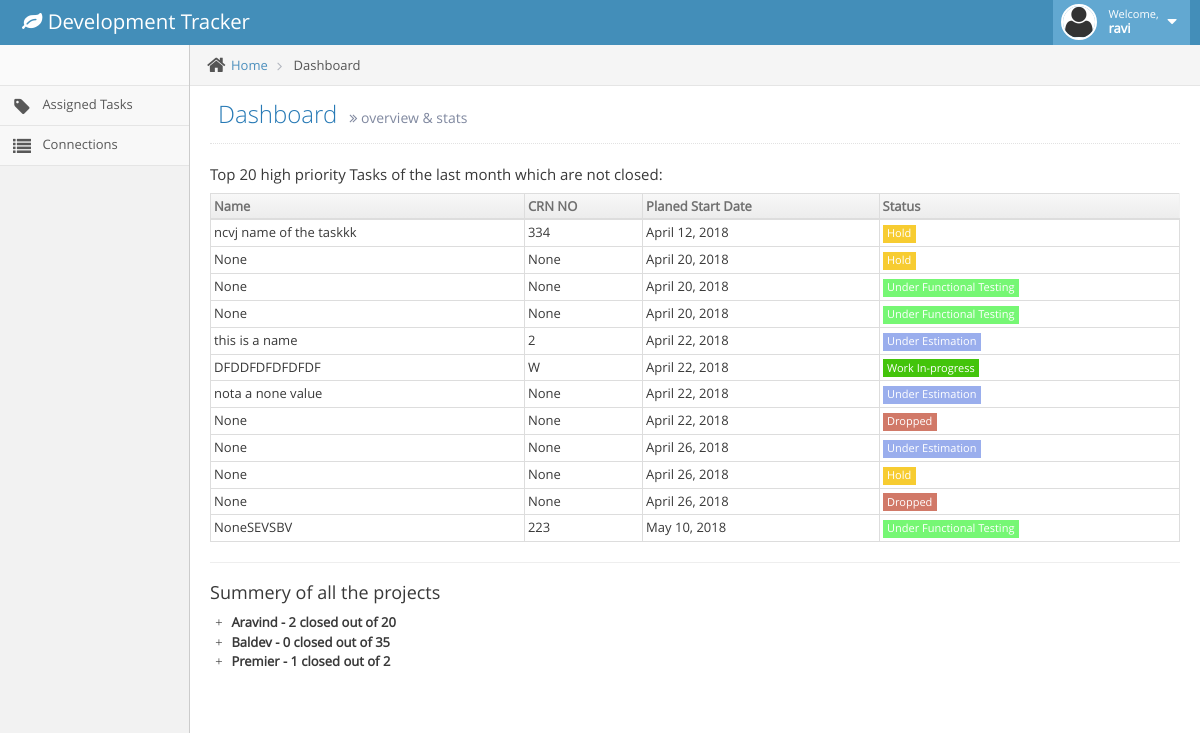
The app's page / (signed in) with its own data.
### task/models.py (models this page shows, shortened)
class task(models.Model):
    code = models.CharField(max_length=100, primary_key=True)
    name = models.CharField(max_length=500, null=True, blank=True)
    product = models.ForeignKey('product', on_delete=models.SET_NULL, null=True)
    project = models.ForeignKey('project', on_delete=models.SET_NULL, null=True)
    version = models.CharField(max_length=5, null=True, blank=True)
    taskType = models.CharField(max_length=5, choices=TASKTYPE_CHOICES, default='DEV', null=True, blank=True)
    comment = models.TextField(null=True, blank=True)
    crnNumber = models.CharField(max_length=100, null=True, blank=True)
    reportedBy = models.ForeignKey(User, on_delete=models.SET_NULL, null=True)
    reportedOn = models.DateField(null=True, blank=True)
    plannedStartDate = models.DateField(null=True, blank=True)
    plannedEndDate = models.DateField(null=True, blank=True)
    revisedStartDate = models.DateField(null=True, blank=True)
    revisedEndDate = models.DateField(null=True, blank=True)
    estimatedHours = models.CharField(max_length=5, default=0, null=True, blank=True)
    priority = models.CharField(max_length=5, choices=TASK_PRIORITY, default='LOW', null=True, blank=True)
    actualStartDate = models.DateField(null=True, blank=True)
    actualEndDate = models.DateField(null=True, blank=True)
    status = models.ForeignKey('taskStatus', on_delete=models.SET_NULL, null=True)
    releasedDate = models.DateField( null=True, blank=True)
    releaseNote = models.TextField(null=True, blank=True)
    addedBy = models.ForeignKey(User, on_delete=models.SET_NULL, null=True, related_name='%(class)s_addedBy', blank=True)
    addedOn  = models.DateTimeField(default=datetime.now(), null=True, blank=True)
    class Meta:
        ordering = ['priority', 'addedOn']

class taskStatus(models.Model):
    code = models.CharField(max_length=10, primary_key=True)
    name = models.CharField(max_length=100)
    def __str__(self):
        return self.name

### task/views.py (the view)
# urls.py: path('', task_view.index, name='index'),
@login_required
def index(request):
    for group in request.user.groups.all():
        if group.name == 'Engineer':
            print('now redirect')
            return HttpResponseRedirect('task/assignedTask')
    template = 'task/index.html'
    today_date = datetime.today()
    one_month_ago = today_date - relativedelta(months=2)
    not_clsed_task = task.objects.all().filter(plannedStartDate__gte = one_month_ago).filter(priority__exact='HIGH').exclude(status_id='CLS').order_by('plannedStartDate')[:20]
    tot = task.objects.filter(project='PSW').count()
    projects_stats_list = []
    for a in task.objects.raw("select t.code as code,t.project_id as projectCode, p.name as name, count(t.project_id) as total from task_task as t , task_project as p where t.project_id = p.code group by project_id"):
        cls = task.objects.filter(status_id__exact='CLS').filter(project_id__exact=a.projectCode).count()
        projects_stats_list.append(str(a.name + ' - ' + str(cls) + ' closed out of ' + str(a.total)))
    print(projects_stats_list)
    context = {'not_closed_task':not_clsed_task, 'tot':tot, 'projects_stats_list':projects_stats_list}
    return render(request, template, context)

### task/templates/task/index.html (shortened to what this page needs)
{% extends "task/base.html" %}
{% block pageHeader %}
	<h1>
		Dashboard
		<small>
			<i class="ace-icon fa fa-angle-double-right"></i>
			overview &amp; stats
		</small>
	</h1>
{% endblock %}
{% block content %}
<h5>Top 20 high priority Tasks of the last month which are not closed:  {{ user.groups.all.0 }}</h5>
 <table id="simple-table" class="table  table-bordered table-hover">
        <thead>
        <tr>
            <th>Name</th>
            <th>CRN NO</th>
            <th>Planed Start Date</th>
            <th>Status</th>
        </tr>
        </thead>
        <tbody>
        {% for task in not_closed_task %}
        <tr>
            <td>{{task.name}}</td>
            <td>{{task.crnNumber}}</td>
            <td>{{task.plannedStartDate}}</td>
            <td class="hidden-480">
                <span class="
                {%if task.status.pk == "HLD" %}label label-sm label-hold {% endif %}
                {%if task.status.pk == "DRP" %}label label-sm label-drop {% endif %}
                {%if task.status.pk == "UE" %}label label-sm label-ue {% endif %}
                {%if task.status.pk == "UFT" %}label label-sm label-uft {% endif %}
                {%if task.status.pk == "WIP" %}label label-sm label-wip {% endif %}
                ">{{task.status}} </span>
            </td>
        {% endfor %}
        </tbody>
    </table>
<hr>
<h4>Summery of all the projects</h4>
<ul class="list-unstyled">
{% for a in projects_stats_list%}
	<li><i class="ace-icon fa glyphicon-plus"></i> <b>{{a}}</b> </li>
{% endfor %}
</ul>
{% endblock %}

### task/templates/task/base.html (shortened to what this page needs)
<!DOCTYPE html>
{% load static %}
<html lang="en"><head>
		<link rel="stylesheet" href="{% static 'base_assets/bootstrap.css' %}">
		<link rel="stylesheet" href="{% static 'font-awesome/css/font-awesome.css' %}">
		<link rel="stylesheet" href="{% static 'base_assets/jquery-ui.css' %}">
		<link rel="stylesheet" href="{% static 'base_assets/chosen.css' %}">
		<link rel="stylesheet" href="{% static 'base_assets/bootstrap-datepicker3.css' %}">
		<link rel="stylesheet" href="{% static 'base_assets/bootstrap-timepicker.css' %}">
		<link rel="stylesheet" href="{% static 'base_assets/daterangepicker.css' %}">
		<link rel="stylesheet" href="{% static 'base_assets/bootstrap-datetimepicker.css' %}">
		<link rel="stylesheet" href="{% static 'base_assets/bootstrap-colorpicker.css' %}">
		<link rel="stylesheet" href="{% static 'base_assets/fonts.css' %}">
		<link rel="stylesheet" href="{% static 'base_assets/ace.css' %}" class="ace-main-stylesheet" id="main-ace-style">
		<link rel="stylesheet" href="{% static 'base_assets/ace-skins.css' %}">
		<link rel="stylesheet" href="{% static 'base_assets/ace-rtl.css' %}">
	</head>
	<body class="no-skin">
		<div id="navbar" class="navbar navbar-default          ace-save-state">
			<div class="navbar-container ace-save-state" id="navbar-container">
				<div class="navbar-header pull-left">
					<a href="{% url 'index' %}" class="navbar-brand">
						<small>
							<i class="fa fa-leaf"></i>
							Development Tracker
						</small>
					</a>
				</div>
				<div class="navbar-buttons navbar-header pull-right" role="navigation">
					<ul class="nav ace-nav">
{% if user.is_authenticated %}
						<li class="light-blue dropdown-modal">
							<a data-toggle="dropdown" href="#" class="dropdown-toggle" aria-expanded="false">
								<img class="nav-user-photo" alt="Jason's Photo" src="{% static 'base_assets/avatar2.png' %}">
								<span class="user-info">
									<small>Welcome,</small>
									<b>{{user}}</b>
								</span>
								<i class="ace-icon fa fa-caret-down"></i>
							</a>
						</li>
{% endif %}
					</ul>
				</div>
			</div>
		</div>
		<div class="main-container ace-save-state" id="main-container">
			<div id="sidebar" class="sidebar                  responsive                    ace-save-state" data-sidebar="true" data-sidebar-scroll="true" data-sidebar-hover="true">
				<div class="sidebar-shortcuts" id="sidebar-shortcuts">
				</div>
{% if user.is_authenticated %}
				{% url 'index' as url %}
				<ul class="nav nav-list" style="top: 0px;">
					{% url 'assignedTask' as url %}
					<li {% if request.path == url %} class="active" {% endif %}>
						<a href="{% url 'assignedTask' %}">
							<i class="menu-icon fa fa-tag"></i>
							<span class="menu-text">Assigned Tasks</span>
						</a>
					</li>
					{% url 'connectionDetails' as url %}
					<li {% if request.path == url %} class="active" {% endif %}>
						<a href="{% url 'connectionDetails' %}">
							<i class="menu-icon fa fa-list"></i>
							<span class="menu-text">Connections</span>
						</a>
					</li>
				</ul>
				{% endif %}
			</div>
			<div class="main-content">
				<div class="main-content-inner">
		{% if user.is_authenticated %}
					<div class="breadcrumbs ace-save-state" id="breadcrumbs">
						<ul class="breadcrumb">
							<li>
								<i class="ace-icon fa fa-home home-icon"></i>
								<a href="/">Home</a>
							</li>
							<li class="active">
					{% block navTitle %}Dashboard{% endblock %}
							</li>
						</ul>
		{% endif%}
					</div>
					<div class="page-content">
						<div class="page-header">
{% block pageHeader %}
{% endblock %}
						</div>
						<div class="row">
							<div class="col-xs-12">
{% block content %}
{% endblock %}
						</div>
					</div>
				</div>
			</div>
		</div>
</body></html>

### task/templates/task/base.html (style rules this page uses)
.ace-save-state { animation-duration:10ms;-o-animation-duration:10ms;-ms-animation-duration:10ms;-moz-animation-duration:10ms;-webkit-animation-duration:10ms;animation-delay:0s;-o-animation-delay:0s;-ms-animation-delay:0s;-moz-animation-delay:0s;-webkit-animation-delay:0s;animation-name:nodeInserted;-o-animation-name:nodeInserted;-ms-animation-name:nodeInserted;-moz-animation-name:nodeInserted;-webkit-animation-name:nodeInserted }

### records on screen
task: name "ncvj name of the taskkk", crnNumber "334", plannedStartDate "April 12, 2018", status "Hold"
task: name "None", crnNumber "None", plannedStartDate "April 20, 2018", status "Hold"
task: name "None", crnNumber "None", plannedStartDate "April 20, 2018", status "Under Functional Testing"
task: name "None", crnNumber "None", plannedStartDate "April 20, 2018", status "Under Functional Testing"
task: name "this is a name", crnNumber "2", plannedStartDate "April 22, 2018", status "Under Estimation"
task: name "DFDDFDFDFDFDF", crnNumber "W", plannedStartDate "April 22, 2018", status "Work In-progress"
task: name "nota a none value", crnNumber "None", plannedStartDate "April 22, 2018", status "Under Estimation"
task: name "None", crnNumber "None", plannedStartDate "April 22, 2018", status "Dropped"
task: name "None", crnNumber "None", plannedStartDate "April 26, 2018", status "Under Estimation"
task: name "None", crnNumber "None", plannedStartDate "April 26, 2018", status "Hold"
task: name "None", crnNumber "None", plannedStartDate "April 26, 2018", status "Dropped"
task: name "NoneSEVSBV", crnNumber "223", plannedStartDate "May 10, 2018", status "Under Functional Testing"

### other values on screen
{{ user }} "ravi"
{{ a }} "Aravind - 2 closed out of 20" "Baldev - 0 closed out of 35" "Premier - 1 closed out of 2"
